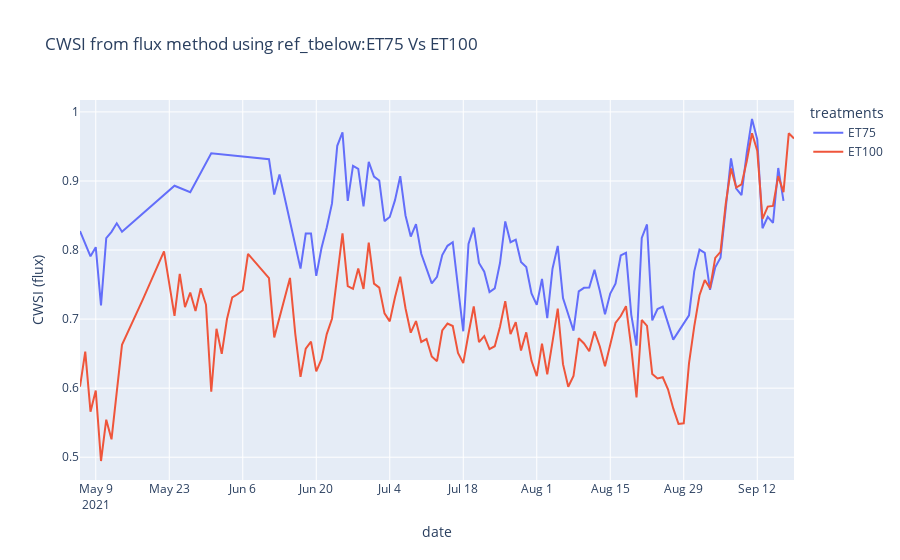

The notebook cell saved with this chart:
### Markdown cell above
#### Plotting CWSI for both treatments calculated using energy balance ( aerodynamic resistance and ref_ tbelow)

### Code cell
fig = px.line(
    cwsi_both, x="date", y="cwsi_met", color='treatments',  title="CWSI from flux method using ref_tbelow:ET75 Vs ET100"
)
fig.update_layout( yaxis = {'title': "CWSI (flux)"})
fig.show()
